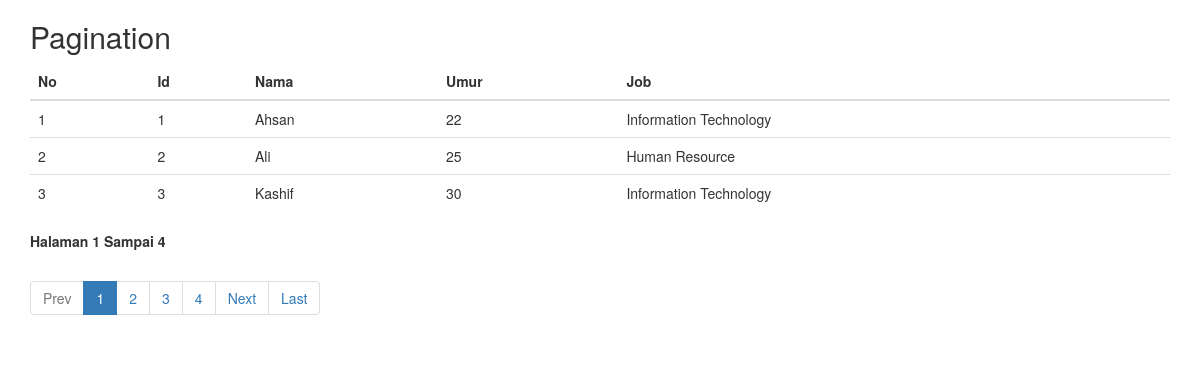
The page /tugas10/index.php on the database its author committed.
### tables this page shows
CREATE TABLE `pagination_table` (
  `id` int(10) NOT NULL,
  `name` varchar(250) NOT NULL,
  `age` int(10) NOT NULL,
  `job` varchar(250) NOT NULL
);

### tugas10/index.php (the view, shortened to what this page needs)
<!DOCTYPE html>
<html lang="en">
<head>
    <link rel="stylesheet" href="css/bootstrap.min.css">
</head>
<body>
<div class="container">
  <h2>Pagination</h2>
  <table class="table">
    <thead>
      <tr>
        <th>No</th>
        <th>Id</th>
        <th>Nama</th>
        <th>Umur</th>
        <th>Job</th>
      </tr>
    </thead>
    <tbody>
    <?php
        include "koneksi.php";
        if(isset($_GET['page']) && $_GET['page'] !="" ){
            $page = $_GET['page'];
        }else{
            $page = 1;
        }
        $total_data_page = 3;
        $offset = ($page - 1) * $total_data_page;
        $next_page = $page + 1;
        $prev_page = $page - 1;
        $result = $conn->query("SELECT * FROM pagination_table");
        $total_records = mysqli_num_rows($result);
        $total_no_page = ceil($total_records/$total_data_page);
        $resultPerPage = $conn->query("SELECT * FROM pagination_table
            LIMIT $offset,$total_data_page");
    ?>
    <?php $no = $offset+1; ?>
    <?php  while($row = mysqli_fetch_assoc($resultPerPage)) : ?>
        <tr>
            <td><?= $no; ?></td>
            <td><?= $row['id']; ?></td>
            <td><?= $row['name']; ?></td>
            <td><?= $row['age']; ?></td>
            <td><?= $row['job']; ?></td>
        </tr>
        <?php $no++; ?>
        <?php endwhile; ?>
    </tbody>
  </table>
  <strong><p>Halaman <?php echo $page; ?> Sampai <?php echo $total_no_page; ?></p></strong>
  <ul class="pagination">
        <li <?php if($page <=1 ) {echo "class='disabled'";}  ?>>
            <a <?php if ($page > 1 ) { echo "href='?page=$prev_page'"; } ?>>Prev</a>
        </li>
        <?php
            if ($total_no_page > 10){
                if($page<=4){
                    for($i = 1 ; $i < 8 ; $i++){
                        if($i == $page){
                            echo "<li class='active'><a>$i</a></li>";
                        }else{
                            echo "<li><a href='?page=$i'>$i</a><li>";
                        }
                    }
                    echo "<li><a>...</a></li>";
                    echo "<li><a href='?page=$total_no_page'>$total_no_page</a></li>";
                }
                else if ($page > 4 && $page < $total_no_page - 4 ){
                    echo "<li><a href='?page=1'>1</a></li>";
                    echo "<li><a>...</a></li>";
                    for ($i = $page - 3 ; $i<= $page + 3; $i++){
                        if($i == $page){
                            echo "<li class='active'><a>$i</a></li>";
                        }else{
                            echo "<li><a href='?page=$i'>$i</a><li>";
                        }
                    }
                    echo "<li><a>...</a></li>";
                    echo "<li><a href='?page=$total_no_page'>$total_no_page</a></li>";
                }
                else{
                    echo "<li><a href='?page=1'>1</a></li>";
                    echo "<li><a>...</a></li>";
                    for($i = $total_no_page - 7; $i <= $total_no_page; $i++ ){
                        if($i == $page){
                            echo "<li class='active'><a>$i</a></li>";
                        }else{
                            echo "<li><a href='?page=$i'>$i</a><li>";
                        }
                    }
                }
            }
            else if ( $total_no_page <= 10 ){
                for ($i = 1 ; $i <=$total_no_page;$i++){
                    if($i == $page){
                        echo "<li class='active'><a>$i</a></li>";
                    }else{
                        echo "<li><a href='?page=$i'>$i</a><li>";
                    }
                }
            }
        ?>
        <li <?php if($page >= $total_no_page) { echo "class='disabled'"; } ?>>
            <a <?php if ($page < $total_no_page ) { echo "href='?page=$next_page'"; }?>>Next</a>
        </li>
        <?php if ($page < $total_no_page){
           echo "<li><a href='?page=$total_no_page'>Last</a></li>";
        }?>
  </ul>
</div>
</body>
</html>

### rows shown on the page
pagination_table: id "1", name "Ahsan", age "22", job "Information Technology"
pagination_table: id "2", name "Ali", age "25", job "Human Resource"
pagination_table: id "3", name "Kashif", age "30", job "Information Technology"

### other values the page prints
$page "1"
$total_no_page "4"
